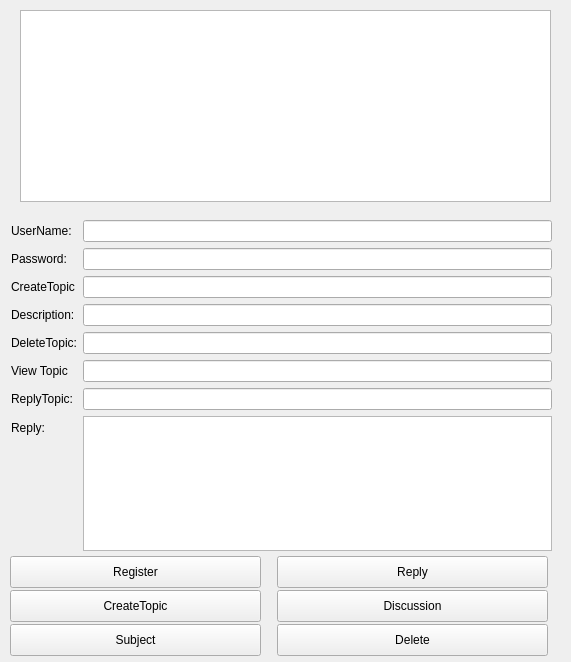
<?xml version="1.0" encoding="UTF-8"?>
<ui version="4.0">
 <class>Form</class>
 <widget class="QWidget" name="Form">
  <property name="geometry">
   <rect>
    <x>0</x>
    <y>0</y>
    <width>571</width>
    <height>662</height>
   </rect>
  </property>
  <property name="windowTitle">
   <string>Form</string>
  </property>
  <widget class="QTextBrowser" name="displayBox">
   <property name="geometry">
    <rect>
     <x>20</x>
     <y>10</y>
     <width>531</width>
     <height>192</height>
    </rect>
   </property>
  </widget>
  <widget class="QPushButton" name="create">
   <property name="geometry">
    <rect>
     <x>10</x>
     <y>590</y>
     <width>251</width>
     <height>32</height>
    </rect>
   </property>
   <property name="text">
    <string>CreateTopic</string>
   </property>
  </widget>
  <widget class="QPushButton" name="reply">
   <property name="geometry">
    <rect>
     <x>277</x>
     <y>556</y>
     <width>271</width>
     <height>32</height>
    </rect>
   </property>
   <property name="text">
    <string>Reply</string>
   </property>
  </widget>
  <widget class="QPushButton" name="quit">
   <property name="geometry">
    <rect>
     <x>277</x>
     <y>624</y>
     <width>271</width>
     <height>32</height>
    </rect>
   </property>
   <property name="text">
    <string>Delete</string>
   </property>
  </widget>
  <widget class="QPushButton" name="discussion">
   <property name="geometry">
    <rect>
     <x>277</x>
     <y>590</y>
     <width>271</width>
     <height>32</height>
    </rect>
   </property>
   <property name="text">
    <string>Discussion</string>
   </property>
  </widget>
  <widget class="QPushButton" name="registerButton">
   <property name="geometry">
    <rect>
     <x>10</x>
     <y>556</y>
     <width>251</width>
     <height>32</height>
    </rect>
   </property>
   <property name="text">
    <string>Register</string>
   </property>
  </widget>
  <widget class="QPushButton" name="subject">
   <property name="geometry">
    <rect>
     <x>10</x>
     <y>624</y>
     <width>251</width>
     <height>32</height>
    </rect>
   </property>
   <property name="text">
    <string>Subject</string>
   </property>
  </widget>
  <widget class="QWidget" name="">
   <property name="geometry">
    <rect>
     <x>11</x>
     <y>220</y>
     <width>541</width>
     <height>331</height>
    </rect>
   </property>
   <layout class="QFormLayout" name="formLayout">
    <item row="0" column="0">
     <widget class="QLabel" name="label">
      <property name="text">
       <string>UserName:</string>
      </property>
     </widget>
    </item>
    <item row="0" column="1">
     <widget class="QLineEdit" name="username"/>
    </item>
    <item row="1" column="0">
     <widget class="QLabel" name="label_2">
      <property name="text">
       <string>Password:</string>
      </property>
     </widget>
    </item>
    <item row="1" column="1">
     <widget class="QLineEdit" name="password"/>
    </item>
    <item row="2" column="0">
     <widget class="QLabel" name="label_11">
      <property name="text">
       <string>CreateTopic</string>
      </property>
     </widget>
    </item>
    <item row="2" column="1">
     <widget class="QLineEdit" name="createTopicName"/>
    </item>
    <item row="4" column="0">
     <widget class="QLabel" name="label_10">
      <property name="text">
       <string>DeleteTopic:</string>
      </property>
     </widget>
    </item>
    <item row="4" column="1">
     <widget class="QLineEdit" name="deleteTopicName"/>
    </item>
    <item row="7" column="0">
     <widget class="QLabel" name="label_12">
      <property name="text">
       <string>Reply:</string>
      </property>
     </widget>
    </item>
    <item row="7" column="1">
     <widget class="QTextEdit" name="replyBox"/>
    </item>
    <item row="3" column="0">
     <widget class="QLabel" name="label_13">
      <property name="text">
       <string>Description:</string>
      </property>
     </widget>
    </item>
    <item row="3" column="1">
     <widget class="QLineEdit" name="description"/>
    </item>
    <item row="5" column="0">
     <widget class="QLabel" name="label_14">
      <property name="text">
       <string>View Topic</string>
      </property>
     </widget>
    </item>
    <item row="5" column="1">
     <widget class="QLineEdit" name="viewTopicName"/>
    </item>
    <item row="6" column="0">
     <widget class="QLabel" name="label_15">
      <property name="text">
       <string>ReplyTopic:</string>
      </property>
     </widget>
    </item>
    <item row="6" column="1">
     <widget class="QLineEdit" name="replyTopicName"/>
    </item>
   </layout>
  </widget>
 </widget>
 <resources/>
 <connections/>
</ui>
